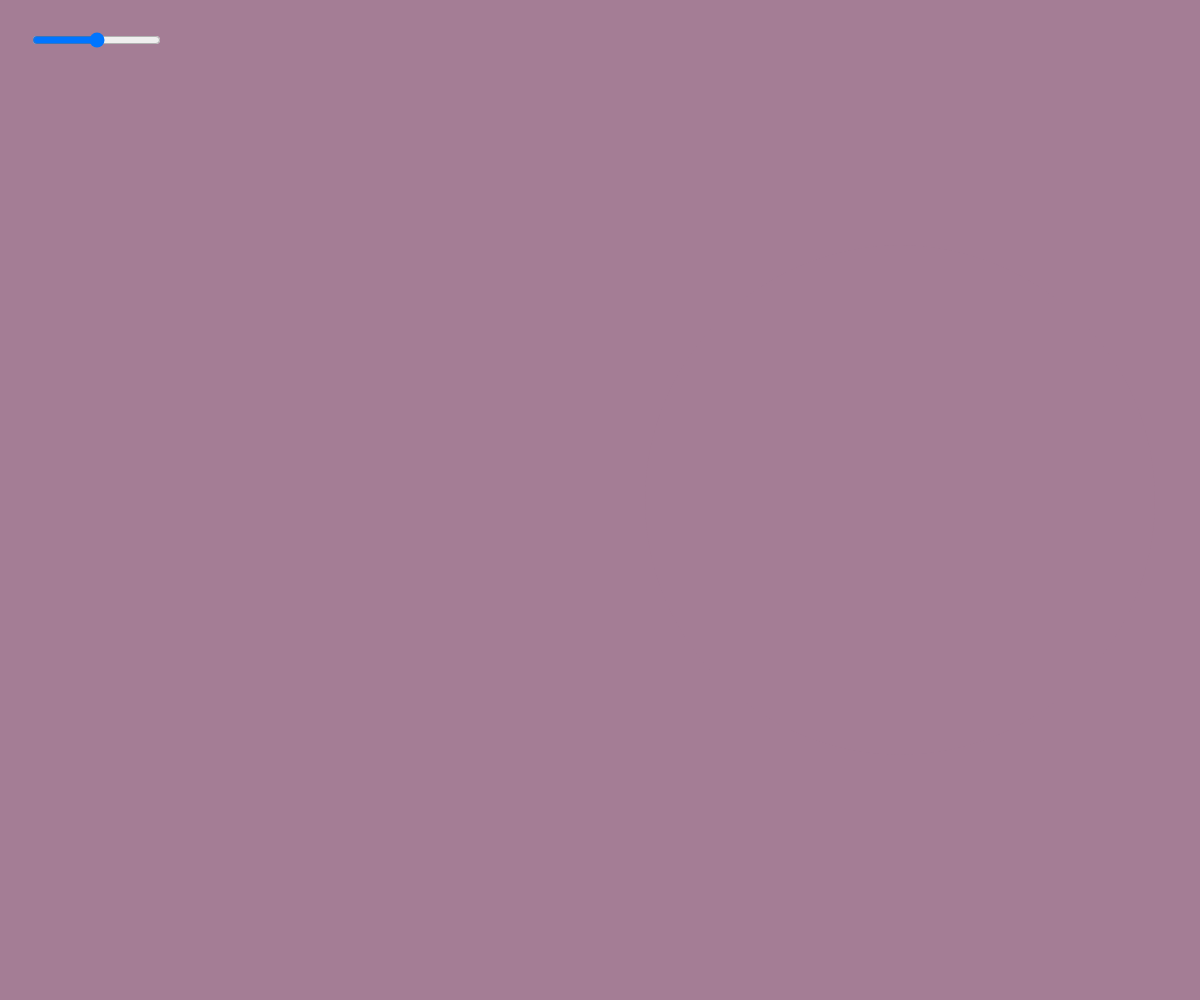
Frame 1 (no input)
Frame 60 (no input): identical to frame 1, image omitted
Frame 120 (the mouse pressed at the canvas centre since frame 60): identical to frame 1, image omitted

The p5.js sketch that drew this single still picture (run headless with seeded random() and noise() and a simulated clock; from frame 60 on, the mouse is pressed at the canvas centre):

// p5.js sketch
// ── sketch.js
/*let valueSlider;

function setup() {
  createCanvas(windowWidth, windowHeight);
  valueSlider = createSlider(0, 100, 50); // mittlere Position
  valueSlider.position(30, 30);
  noStroke();
}

function draw() {
  let val = valueSlider.value();
  
  // Farben
  let dark = color(86, 60, 92);
  let light = color(242, 189, 205);
  
  // Hintergrundhälften
  noStroke();
  fill(dark);
  rect(0, 0, width / 2, height);
  fill(light);
  rect(width / 2, 0, width / 2, height);
  
  // Sliderwert in Kreisgrößen umwandeln
  let leftSize = map(val, 0, 100, width * 0.8, width * 0.05);
  let rightSize = map(val, 0, 100, width * 0.05, width * 0.8);
  
  // Kreise zeichnen
  fill(light);
  ellipse(width / 4, height / 2, leftSize, leftSize);   // linker Kreis
  fill(dark);
  ellipse(3 * width / 4, height / 2, rightSize, rightSize); // rechter Kreis
}*/




let valueSlider;

function setup() {
  createCanvas(windowWidth, windowHeight);
  valueSlider = createSlider(0, 100, 50);
  valueSlider.position(30, 30);
  noStroke();
}

function draw() {
  let val = valueSlider.value();

  // Farben
  let dark = color(86, 60, 92);
  let light = color(242, 189, 205);

  // Kreisgrößen
  let leftSize = map(val, 0, 100, width * 0.8, width * 0.05);
  let rightSize = map(val, 0, 100, width * 0.05, width * 0.8);

  // Interpolationswert für smooth Übergang (0 = linker Kreis klein, 1 = rechter Kreis klein)
  let t = map(leftSize - rightSize, -width*0.75, width*0.75, 0, 1);
  t = constrain(t, 0, 1);

  // Hintergrundfarbe: dunkler Hintergrund für kleinen linken Kreis, heller für kleinen rechten
  let bgColor = lerpColor(dark, light, t);
  background(bgColor);

  // Kreisfarbe: kontrastierend zum Hintergrund
  let circleColor = lerpColor(light, dark, t);

  // Nur kleiner Kreis anzeigen
  if (leftSize < rightSize) {
    fill(circleColor);         // heller Kreis auf dunklem Hintergrund
    ellipse(width / 4, height / 2, leftSize, leftSize);
  } else {
    fill(circleColor);         // dunkler Kreis auf hellem Hintergrund
    ellipse(3 * width / 4, height / 2, rightSize, rightSize);
  }
}
